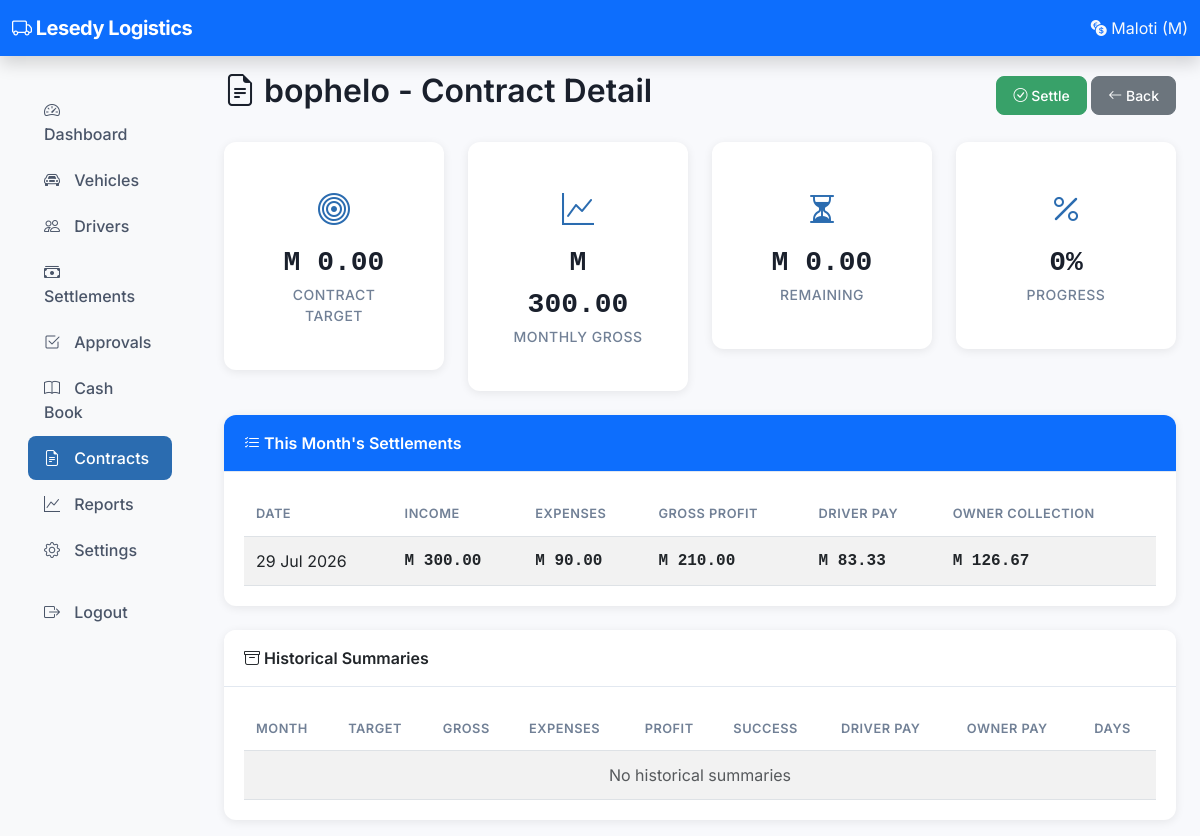
/owner/contract/1/ (signed in), run on an earlier commit of the app's database.
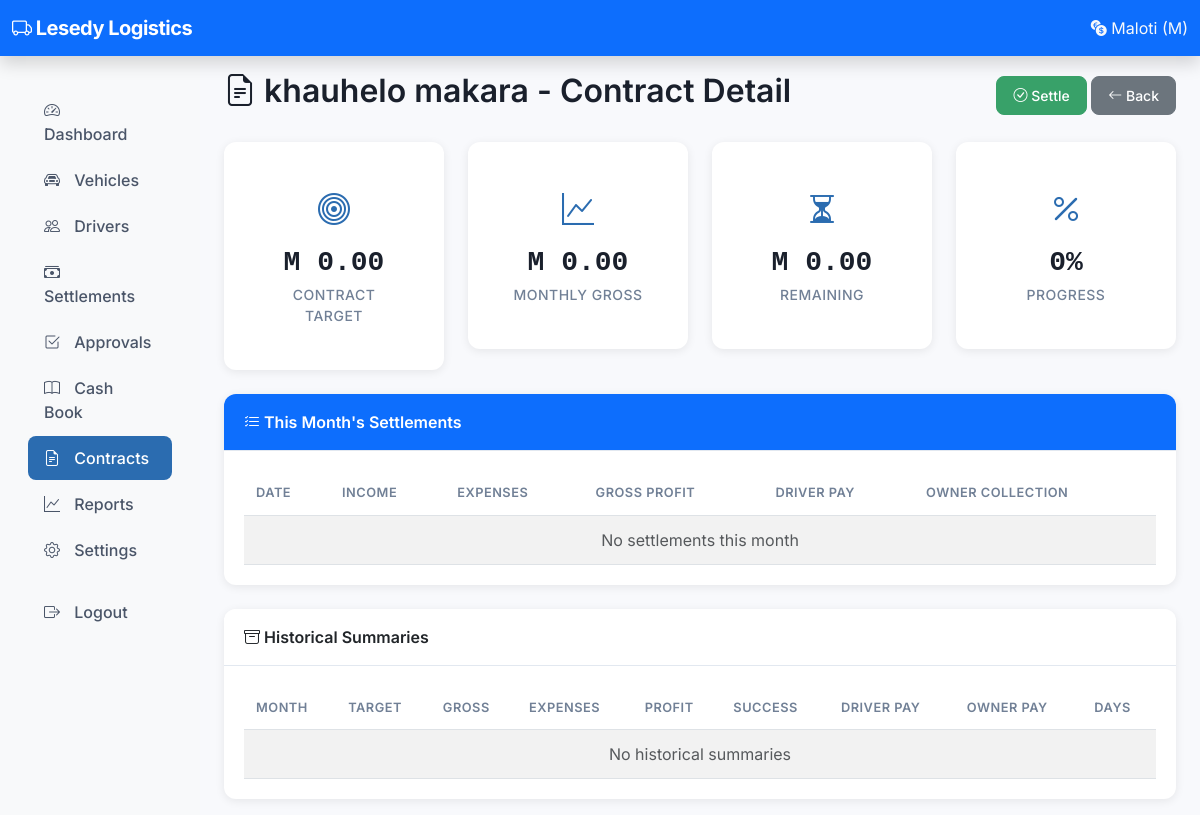
And on a later commit of the database.
### drivers/models.py (models this page shows, shortened)
class Driver(models.Model):
    name = models.CharField(max_length=200)
    phone = models.CharField(max_length=20, unique=True)
    email = models.EmailField(blank=True, null=True)
    address = models.TextField(blank=True)
    id_number = models.CharField(max_length=50, blank=True)
    license_type = models.CharField(max_length=10, blank=True)
    license_number = models.CharField(max_length=50, blank=True)
    license_expiry = models.DateField(null=True, blank=True)
    vehicle = models.ForeignKey(
        Vehicle,
        on_delete=models.SET_NULL,
        null=True,
        blank=True,
        related_name='drivers',
    )
    is_active = models.BooleanField(default=True)
    hire_date = models.DateField(auto_now_add=True)
    termination_date = models.DateField(null=True, blank=True)
    settlement_frequency = models.CharField(
        max_length=10,
        choices=[('daily', 'Daily'), ('weekly', 'Weekly')],
        blank=True,
        null=True,
        help_text='Override vehicle default',
    )
    daily_quota_override = models.DecimalField(max_digits=10, decimal_places=2, null=True, blank=True)
    monthly_salary_override = models.DecimalField(max_digits=10, decimal_places=2, null=True, blank=True)
    percentage_override = models.DecimalField(max_digits=5, decimal_places=2, null=True, blank=True)
    contract_target_override = models.DecimalField(max_digits=10, decimal_places=2, null=True, blank=True)
    contract_success_bonus_fixed_override = models.DecimalField(max_digits=10, decimal_places=2, null=True, blank=True)
    contract_success_bonus_percentage_override = models.DecimalField(max_digits=5, decimal_places=2, null=True, blank=True)
    contract_failure_percentage_override = models.DecimalField(max_digits=5, decimal_places=2, null=True, blank=True)
    driver_code = models.CharField(max_length=4, unique=True, blank=True, null=True,
                                   help_text='4-digit code for driver portal login')
    portal_password = models.CharField(max_length=128, blank=True, null=True)
    is_portal_enabled = models.BooleanField(default=False)
    last_login = models.DateTimeField(null=True, blank=True)
    created_at = models.DateTimeField(auto_now_add=True)
    updated_at = models.DateTimeField(auto_now=True)
    @property
    def effective_contract_target(self):
        if self.vehicle and self.vehicle.operating_model == 'contract':
            return self.contract_target_override or self.vehicle.contract_target
        return 0

### settlements/models.py (models this page shows, shortened)
class DailySettlement(models.Model):
    STATUS_CHOICES = [
        ('draft', 'Draft'),
        ('submitted', 'Submitted'),
        ('approved', 'Approved'),
        ('rejected', 'Rejected'),
    ]
    PERIOD_CHOICES = [
        ('daily', 'Daily'),
        ('weekly', 'Weekly'),
    ]
    DEBT_STATUS_CHOICES = [
        ('none', 'No Debt'),
        ('accumulated', 'Debt Accumulated'),
        ('repaid', 'Debt Repaid'),
        ('partial', 'Partial Repayment'),
    ]
    driver = models.ForeignKey(Driver, on_delete=models.CASCADE, related_name='settlements')
    vehicle = models.ForeignKey(Vehicle, on_delete=models.CASCADE, related_name='settlements')
    operating_model = models.CharField(
        max_length=20,
        choices=Vehicle.OPERATING_MODELS,
        editable=False,
    )
    date = models.DateField(help_text='Primary date for this settlement')
    settlement_period = models.CharField(max_length=10, choices=PERIOD_CHOICES, default='daily')
    week_start = models.DateField(null=True, blank=True)
    week_end = models.DateField(null=True, blank=True)
    cash_collected = models.DecimalField(max_digits=10, decimal_places=2, default=0)
    mobile_collected = models.DecimalField(max_digits=10, decimal_places=2, default=0)
    card_collected = models.DecimalField(max_digits=10, decimal_places=2, default=0)
    fuel_expense = models.DecimalField(max_digits=10, decimal_places=2, default=0)
    maintenance_expense = models.DecimalField(max_digits=10, decimal_places=2, default=0)
    toll_expense = models.DecimalField(max_digits=10, decimal_places=2, default=0)
    other_expense = models.DecimalField(max_digits=10, decimal_places=2, default=0)
    other_expense_desc = models.CharField(max_length=200, blank=True)
    driver_notes = models.TextField(blank=True)
    owner_notes = models.TextField(blank=True)
    status = models.CharField(max_length=20, choices=STATUS_CHOICES, default='draft')
    submitted_at = models.DateTimeField(null=True, blank=True)
    approved_at = models.DateTimeField(null=True, blank=True)
    approved_by = models.ForeignKey(
        'auth.User',
        on_delete=models.SET_NULL,
        null=True,
        blank=True,
        related_name='approved_settlements',
    )
    total_income = models.DecimalField(max_digits=10, decimal_places=2, default=0, editable=False)
    total_expenses = models.DecimalField(max_digits=10, decimal_places=2, default=0, editable=False)
    gross_profit = models.DecimalField(max_digits=10, decimal_places=2, default=0, editable=False)
    daily_quota = models.DecimalField(max_digits=10, decimal_places=2, default=0, editable=False)
    surplus_shortfall = models.DecimalField(max_digits=10, decimal_places=2, default=0, editable=False)
    debt_repaid = models.DecimalField(max_digits=10, decimal_places=2, default=0, editable=False)
    new_debt = models.DecimalField(max_digits=10, decimal_places=2, default=0, editable=False)
    quota_paid_to_owner = models.DecimalField(max_digits=10, decimal_places=2, default=0, editable=False)
    daily_salary_earned = models.DecimalField(max_digits=10, decimal_places=2, default=0, editable=False)
    monthly_salary_accumulated = models.DecimalField(max_digits=10, decimal_places=2, default=0, editable=False)
    driver_percentage = models.DecimalField(max_digits=5, decimal_places=2, default=0, editable=False)
    driver_percentage_amount = models.DecimalField(max_digits=10, decimal_places=2, default=0, editable=False)
    owner_percentage_amount = models.DecimalField(max_digits=10, decimal_places=2, default=0, editable=False)
    contract_target = models.DecimalField(max_digits=10, decimal_places=2, default=0, editable=False)
    contract_monthly_gross = models.DecimalField(max_digits=12, decimal_places=2, default=0, editable=False)
    contract_remaining_target = models.DecimalField(max_digits=12, decimal_places=2, default=0, editable=False)
    contract_driver_bonus = models.DecimalField(max_digits=10, decimal_places=2, default=0, editable=False)
    contract_driver_failure_amount = models.DecimalField(max_digits=10, decimal_places=2, default=0, editable=False)
    contract_is_success = models.BooleanField(default=False, editable=False)
    contract_bonus_type = models.CharField(max_length=20, blank=True, editable=False)
    contract_success_bonus_fixed = models.DecimalField(max_digits=10, decimal_places=2, default=0, editable=False)
    contract_success_bonus_percentage = models.DecimalField(max_digits=5, decimal_places=2, default=0, editable=False)
    contract_failure_percentage = models.DecimalField(max_digits=5, decimal_places=2, default=0, editable=False)
    contract_driver_pay = models.DecimalField(max_digits=10, decimal_places=2, default=0, editable=False)
    contract_owner_pay = models.DecimalField(max_digits=10, decimal_places=2, default=0, editable=False)
    driver_pay = models.DecimalField(max_digits=10, decimal_places=2, default=0, editable=False)
    total_owner_collected = models.DecimalField(max_digits=10, decimal_places=2, default=0, editable=False)
    debt_status = models.CharField(max_length=20, choices=DEBT_STATUS_CHOICES, default='none', editable=False)
    cash_added_to_hand = models.DecimalField(max_digits=10, decimal_places=2, default=0, editable=False)
    cash_transaction_created = models.BooleanField(default=False)
    created_at = models.DateTimeField(auto_now_add=True)
    updated_at = models.DateTimeField(auto_now=True)
    class Meta:
        ordering = ['-date', '-created_at']
        indexes = [
            models.Index(fields=['driver', 'date']),
            models.Index(fields=['status', 'date']),
        ]

### owner/views.py (the view)
# urls.py: path('contract/<int:driver_id>/', views.contract_detail, name='owner_contract_detail'),
@owner_required
def contract_detail(request, driver_id):
    driver = get_object_or_404(Driver, id=driver_id)
    today = date.today()
    month_start = today.replace(day=1)
    monthly_settlements = DailySettlement.objects.filter(
        driver=driver, status='approved',
        date__year=today.year, date__month=today.month
    ).order_by('date')
    monthly_gross = monthly_settlements.aggregate(total=Sum('total_income'))['total'] or 0
    target = driver.effective_contract_target
    progress = (monthly_gross / target * 100) if target > 0 else 0
    summaries = MonthlyContractSummary.objects.filter(driver=driver).order_by('-year', '-month')
    context = {
        'driver': driver,
        'target': target,
        'monthly_gross': monthly_gross,
        'remaining': max(0, target - monthly_gross),
        'progress': round(progress, 1),
        'settlements': monthly_settlements,
        'summaries': summaries,
    }
    return render(request, 'owner/contract/detail.html', context)

### accounts/context_processors.py (called while the page is built)
def pending_approvals(request):
    if request.user.is_authenticated and request.user.is_staff:
        count = DailySettlement.objects.filter(status='submitted').count()
        return {'pending_approvals': count}
    return {}

def system_settings(request):
    try:
        settings = SystemSettings.get_settings()
        return {
            'company_name': settings.company_name,
            'company_phone': settings.company_phone,
            'company_email': settings.company_email,
            'company_address': settings.company_address,
            'company_logo': settings.company_logo,
        }
    except Exception:
        return {
            'company_name': 'Taxi Accounting System',
            'company_phone': '',
            'company_email': '',
            'company_address': '',
            'company_logo': None,
        }

### accounts/models.py (called while the page is built)
    @classmethod
    def get_settings(cls):
        obj, created = cls.objects.get_or_create(id=1)
        return obj

### owner/views.py (called while the page is built)
def is_owner(user):
    return user.is_authenticated and user.is_staff

### templates/owner/contract/detail.html (shortened to what the changed rows need)
{% extends 'base.html' %}
{% block content %}
<div class="d-flex justify-content-between align-items-center mb-4">
    <h2><i class="bi bi-file-earmark-text"></i> {{ driver.name }} - Contract Detail</h2>
    <div>
        <a href="{% url 'owner_contract_settle' driver.id %}" class="btn btn-success"><i class="bi bi-check-circle"></i> Settle</a>
        <a href="{% url 'owner_contract_dashboard' %}" class="btn btn-secondary"><i class="bi bi-arrow-left"></i> Back</a>
    </div>
</div>
<div class="row mb-4">
    <div class="col-md-3">
        <div class="card text-center stat-card">
            <div class="card-body">
                <div class="stat-icon"><i class="bi bi-graph-up"></i></div>
                <div class="stat-value">M {{ monthly_gross|floatformat:2 }}</div>
                <div class="stat-label">Monthly Gross</div>
            </div>
        </div>
    </div>
</div>
<div class="card mb-4">
    <div class="card-body">
        <div class="table-responsive">
            <table class="table table-striped">
                <thead>
                    <tr>
                        <th>Date</th>
                        <th>Income</th>
                        <th>Expenses</th>
                        <th>Gross Profit</th>
                        <th>Driver Pay</th>
                        <th>Owner Collection</th>
                    </tr>
                </thead>
                <tbody>
                    {% for s in settlements %}
                    <tr>
                        <td>{{ s.date|date:"d M Y" }}</td>
                        <td class="amount">M {{ s.total_income|floatformat:2 }}</td>
                        <td class="amount">M {{ s.total_expenses|floatformat:2 }}</td>
                        <td class="amount">M {{ s.gross_profit|floatformat:2 }}</td>
                        <td class="amount">M {{ s.driver_pay|floatformat:2 }}</td>
                        <td class="amount">M {{ s.total_owner_collected|floatformat:2 }}</td>
                    </tr>
                    {% empty %}
                    <tr><td colspan="6" class="text-center text-muted">No settlements this month</td></tr>
                    {% endfor %}
                </tbody>
            </table>
        </div>
    </div>
</div>
<div class="card">
    <div class="card-body">
        <div class="table-responsive">
            <table class="table table-striped">
                <thead>
                    <tr>
                        <th>Month</th>
                        <th>Target</th>
                        <th>Gross</th>
                        <th>Expenses</th>
                        <th>Profit</th>
                        <th>Success</th>
                        <th>Driver Pay</th>
                        <th>Owner Pay</th>
                        <th>Days</th>
                    </tr>
                </thead>
            </table>
        </div>
    </div>
</div>
{% endblock %}

What changed in the data, as far as the page shows it:
removed DailySettlement: date "29 Jul 2026", total_income "300.00", total_expenses "90.00", gross_profit "210.00", driver_pay "83.33", total_owner_collected "126.67"
changed Driver: name "bophelo" → "khauhelo makara"
Also different on the page:
{{ monthly_gross|floatformat:2 }}: "300.00" → "0.00"
text now shown: "No settlements this month"
